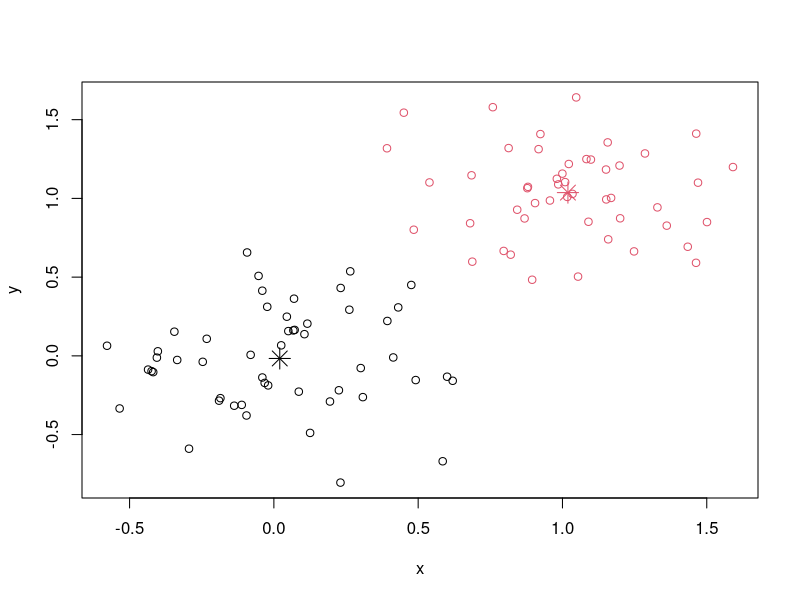

This figure's R source:
#kmeans(x, centers, iter.max = 10, nstart = 1, algorithm = c("Hartigan-Wong", "Lloyd", "Forgy", "MacQueen"), trace=FALSE)

require(graphics)

# a 2-dimensional example
x <- rbind(matrix(rnorm(100, sd = 0.3), ncol = 2),
           matrix(rnorm(100, mean = 1, sd = 0.3), ncol = 2))
colnames(x) <- c("x", "y")
(cl <- kmeans(x, 2))
#(cl <- kmeans(x, 5, nstart = 25))
plot(x, col = cl$cluster)
points(cl$centers, col = 1:2, pch = 8, cex = 2)
